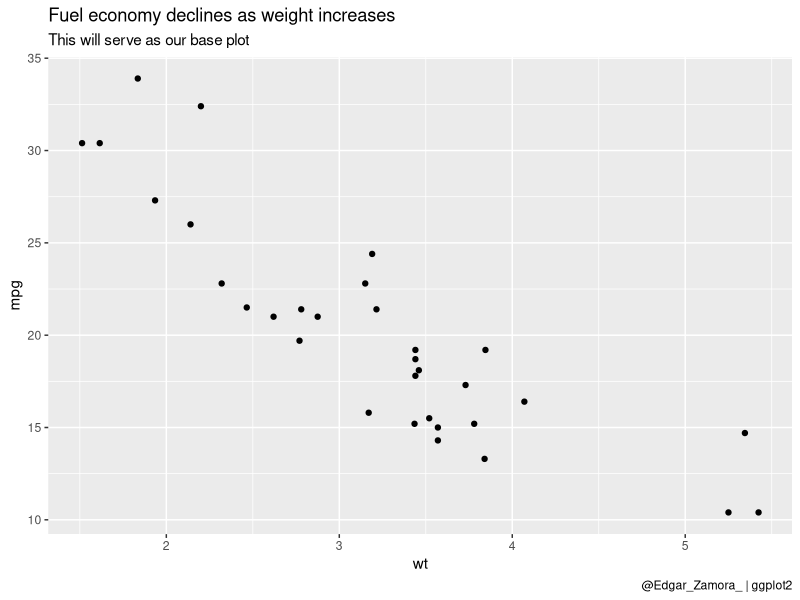
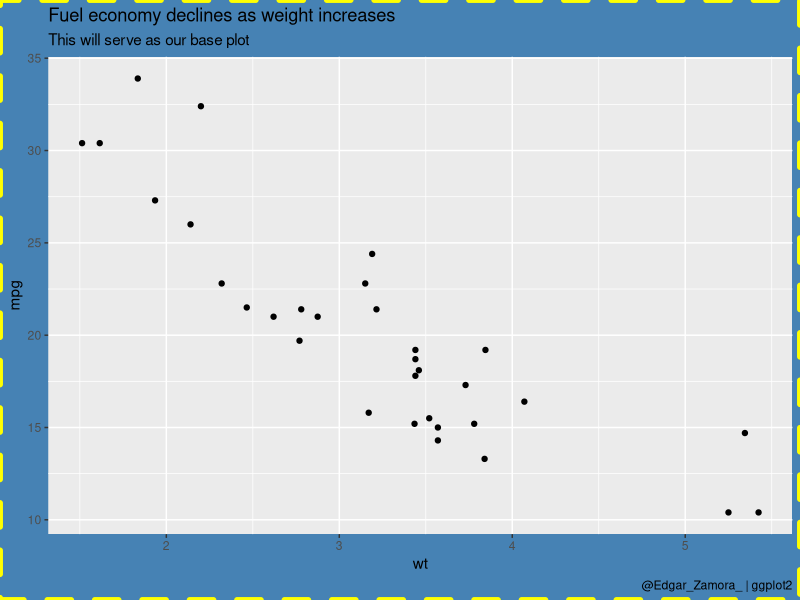
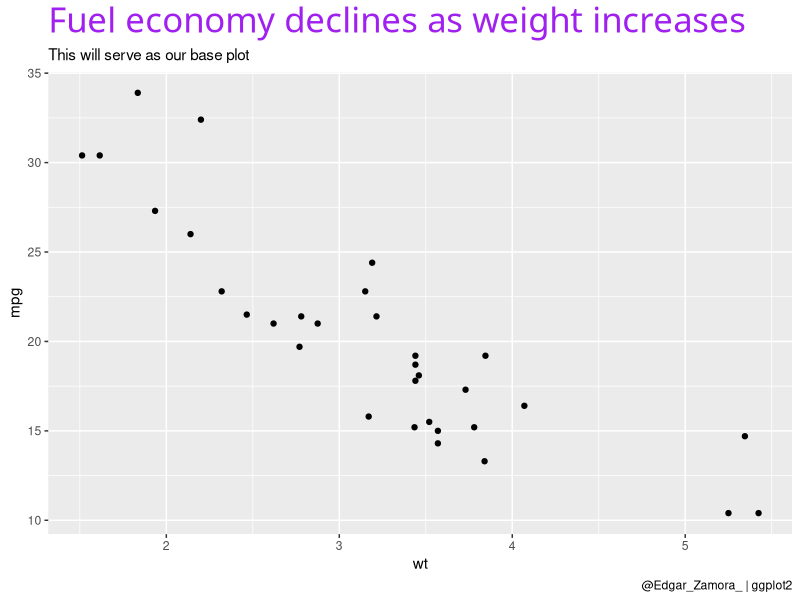
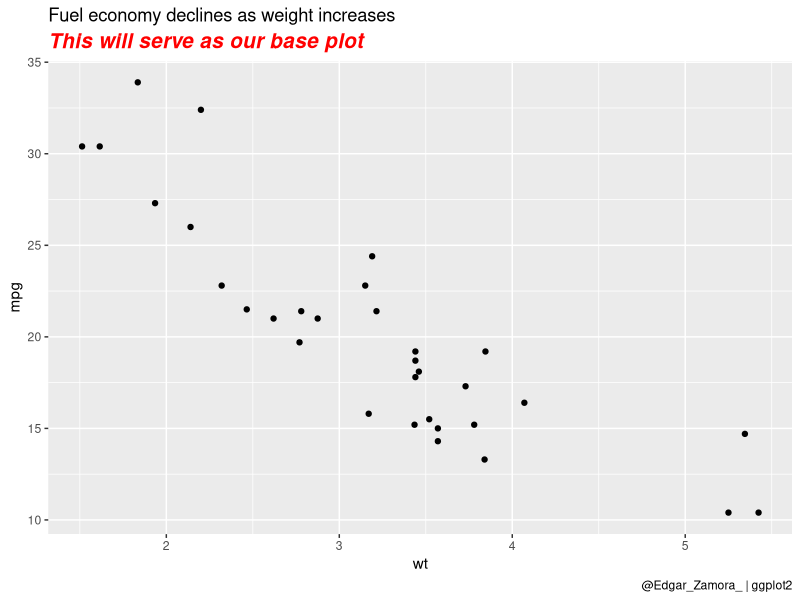
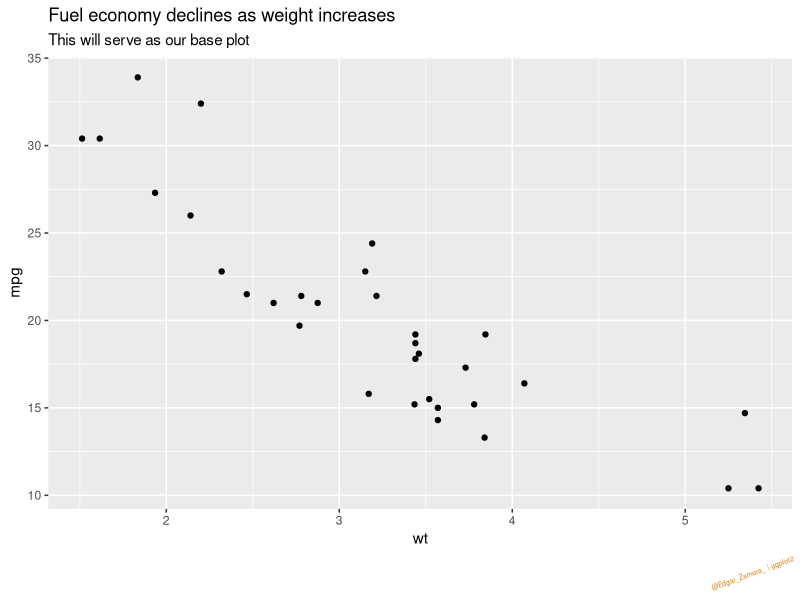
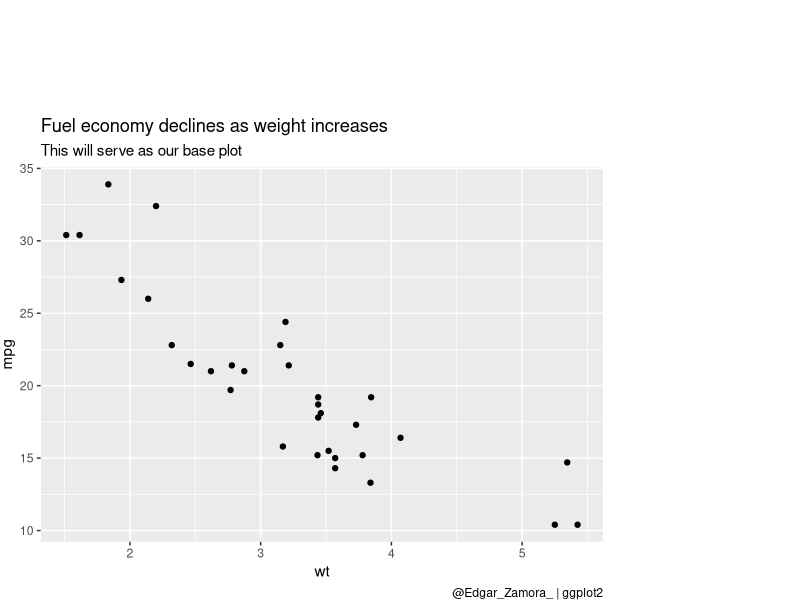
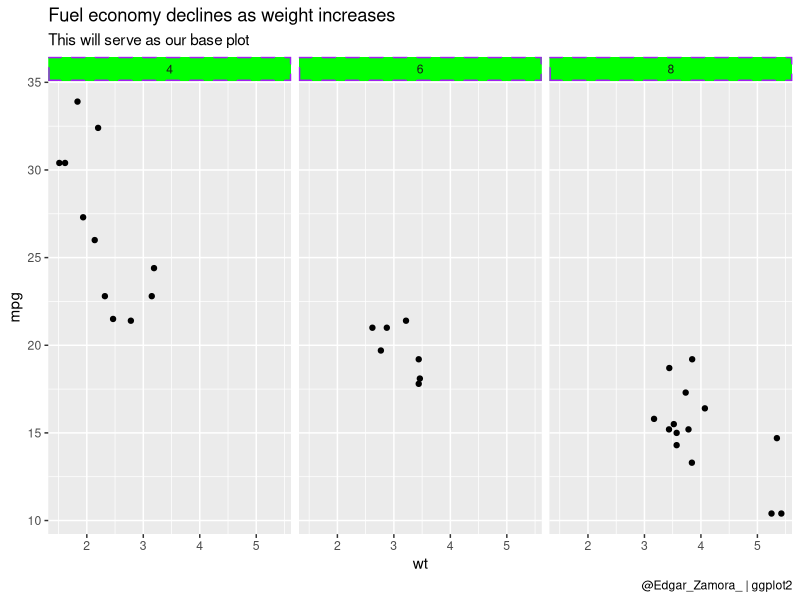
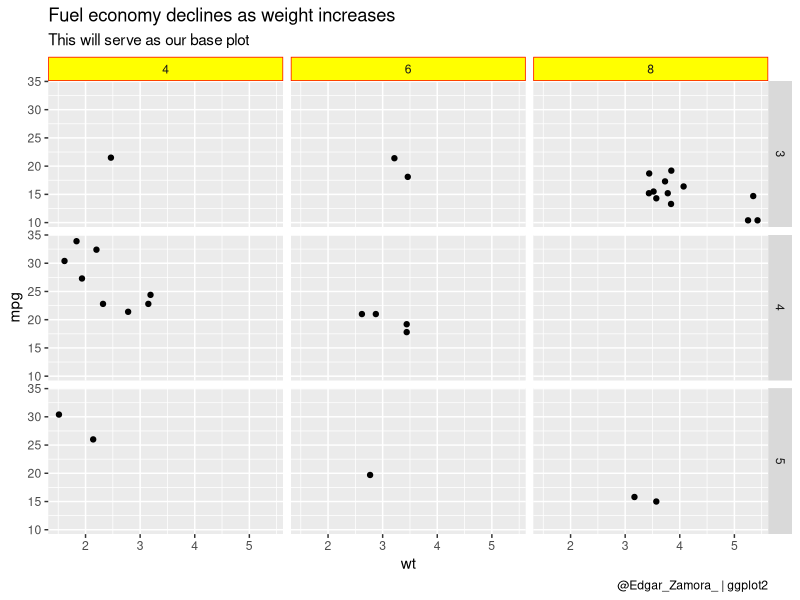

These charts were generated, in order, by the following R code:
## ---- chunk 1
library(tidyverse)
library(patchwork)
library(cowplot)

knitr::opts_chunk$set(fig.align = 'center')
## ---- chunk 2
base_plot <- ggplot(mtcars, aes(wt, mpg)) +
  geom_point() +
  labs(title = "Fuel economy declines as weight increases",
       subtitle = "This will serve as our base plot",
       caption = "@Edgar_Zamora_ | ggplot2")

base_plot
## ---- chunk 3
base_plot +
  theme(plot.background = element_rect(fill = "steelblue", linetype = "dashed", colour = "yellow", size = 2))
## ---- chunk 4
base_plot +
  theme(plot.title = element_text(size = 25, face = "plain", colour = "purple", family = "Gill Sans MT"))
## ---- chunk 5

## ---- chunk 6
base_plot +
  theme(plot.subtitle = element_text(size = 15, face = "bold.italic", colour = "red"))
## ---- chunk 7
base_plot +
  theme(plot.caption = element_text(size = 5, angle = 20, colour = "#DB7D11"))
## ---- chunk 8

## ---- chunk 9

## ---- chunk 10

## ---- chunk 11
base_plot +
  theme(plot.margin = margin(t = 3, r = 5, b = 0, l = 0, unit = "cm")) 
## ---- chunk 12
base_plot +
  facet_grid(~cyl) +
  theme(strip.background = element_rect(colour = "purple", linetype = "dashed", size = 1, fill = "green"))
## ---- chunk 13
base_plot +
  facet_grid(gear~cyl) +
  theme(strip.background.x = element_rect(colour = "red", fill = "yellow"))
## ---- chunk 14
base_plot +
  facet_grid(gear~cyl) +
  theme(strip.background.y = element_rect(colour = "red", fill = "yellow"))
## ---- chunk 15
base_plot +
  facet_wrap(~cyl, strip.position = "left") +
  theme(strip.placement = "outside")
## ---- chunk 16
base_plot +
  facet_wrap(~cyl, strip.position = "left") +
  theme(strip.placement = "inside")
## ---- chunk 17
base_plot +
  facet_grid(~cyl) +
  theme(strip.text = element_text(angle = 45, colour = "red", size = 15, hjust = .5, vjust = .7, face = "italic"))
## ---- chunk 18
base_plot +
  facet_grid(gear~cyl) +
  theme(strip.text.x = element_text(angle = 45, colour = "red", size = 15, hjust = .5, vjust = .7, face = "italic"))
## ---- chunk 19
base_plot +
  facet_grid(gear~cyl) +
  theme(strip.text.y = element_text(angle = 45, colour = "red", size = 15, hjust = .5, vjust = .7, face = "italic"))
## ---- chunk 20

## ---- chunk 21

## ---- chunk 22

## ---- chunk 23

## ---- chunk 24

## ---- chunk 25

## ---- chunk 26

## ---- chunk 27
base_plot +
  theme(
    panel.grid = element_line(size = 1, colour = "red"))
## ---- chunk 28
base_plot +
  theme(
    panel.grid.major = element_line(size = 2, colour = "purple"))
## ---- chunk 29
base_plot +
  theme(
    panel.grid.minor = element_line(size = 2, colour = "green")
  )
## ---- chunk 30
base_plot +
  annotate("text", x = 2.2, y = 14, label = "pipe?") +
  theme(
    panel.grid.major = element_line(size = 2, colour = "purple"),
    panel.grid.minor = element_line(size = 2, colour = "green"))
## ---- chunk 31

## ---- chunk 32

## ---- chunk 33

## ---- chunk 34

## ---- chunk 35

